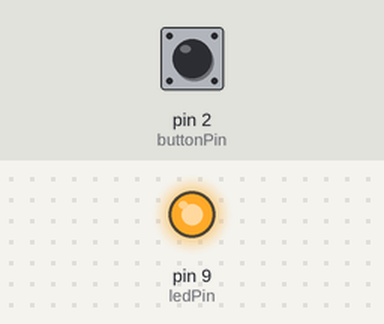
This sketch was run on a simulated Arduino Uno, built with avr-gcc and run on an emulated ATmega328P. On the bench: output pins drawn as LEDs (lit = HIGH). The test bench sets the inputs (shaded band); at power-on: pin 2 (buttonPin) HIGH.

Above: at 1.2 s.
1.3 s: pin 2 (buttonPin) pulled LOW for 0.15 s
At 1.37 s:
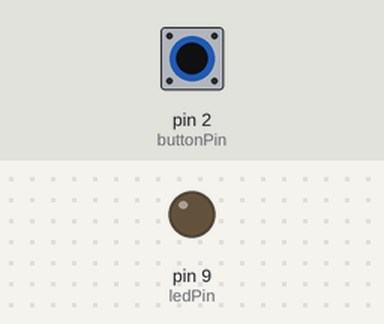
2.9 s: pin 2 (buttonPin) pulled LOW for 3.2 s
At 7.5 s:
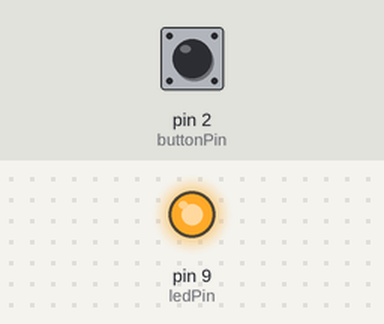
Timing chart, 0 to 9.0 s (numbered marks = the images above; inputs shaded):
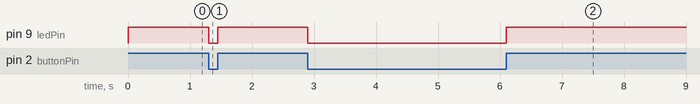

The sketch:

button.ino
```cpp
int ledPin = 9;  // Pino do LED
int buttonPin = 2; // Pino do botão
int buttonState = 0;

void setup() {
  pinMode(ledPin, OUTPUT);
  pinMode(buttonPin, INPUT_PULLUP);

}


void loop() {
  buttonState = digitalRead(buttonPin);

  if (buttonState == LOW) {
    digitalWrite(ledPin, LOW); // Desliga o LED quando o botão é pressionado
  } else {
    digitalWrite(ledPin, HIGH); // Liga o LED quando o botão não é pressionado
  }
}
```

Measured:
- after the input at 1.3 s, pin 9 (ledPin): HIGH → LOW at once, → HIGH 0.15 s later
- after the input at 2.9 s, pin 9 (ledPin): HIGH → LOW at once, → HIGH 3.2 s later
